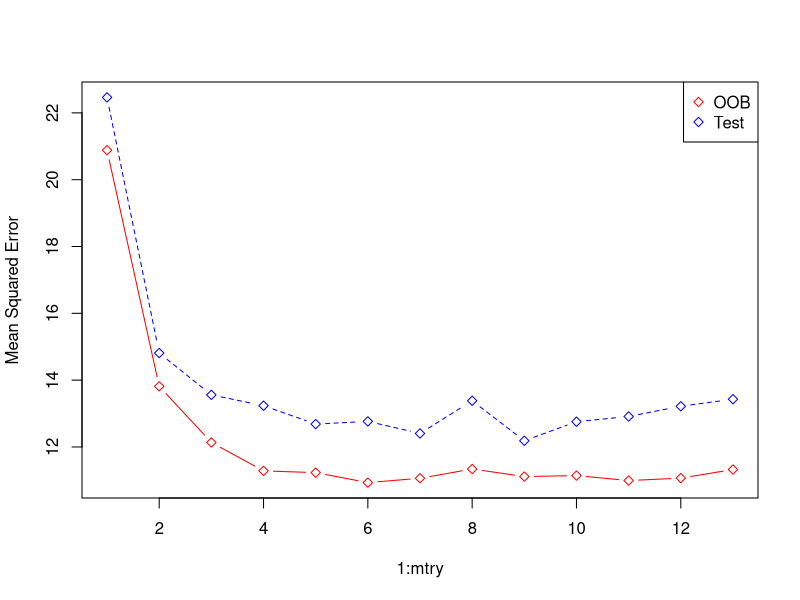

Source code (R):
## ---- chunk 1
library(MASS)
data(package="MASS")
boston<-Boston
dim(boston)
names(boston)

## ---- chunk 2
# install.packages("randomForest")
require(randomForest)
## ---- chunk 3
set.seed(101)
train = sample(1:nrow(boston), 300)
## ---- chunk 4
rf.boston = randomForest(medv~., data = boston, subset = train)
rf.boston
## ---- chunk 5
oob.err = double(13)
test.err = double(13)
for(mtry in 1:13){
  fit = randomForest(medv~., data = boston, subset=train, mtry=mtry, ntree = 350)
  oob.err[mtry] = fit$mse[350]
  pred = predict(fit, boston[-train,])
  test.err[mtry] = with(boston[-train,], mean( (medv-pred)^2 ))
}
## ---- chunk 6
matplot(1:mtry, cbind(test.err, oob.err), pch = 23, col = c("red", "blue"), type = "b", ylab="Mean Squared Error")
legend("topright", legend = c("OOB", "Test"), pch = 23, col = c("red", "blue"))
